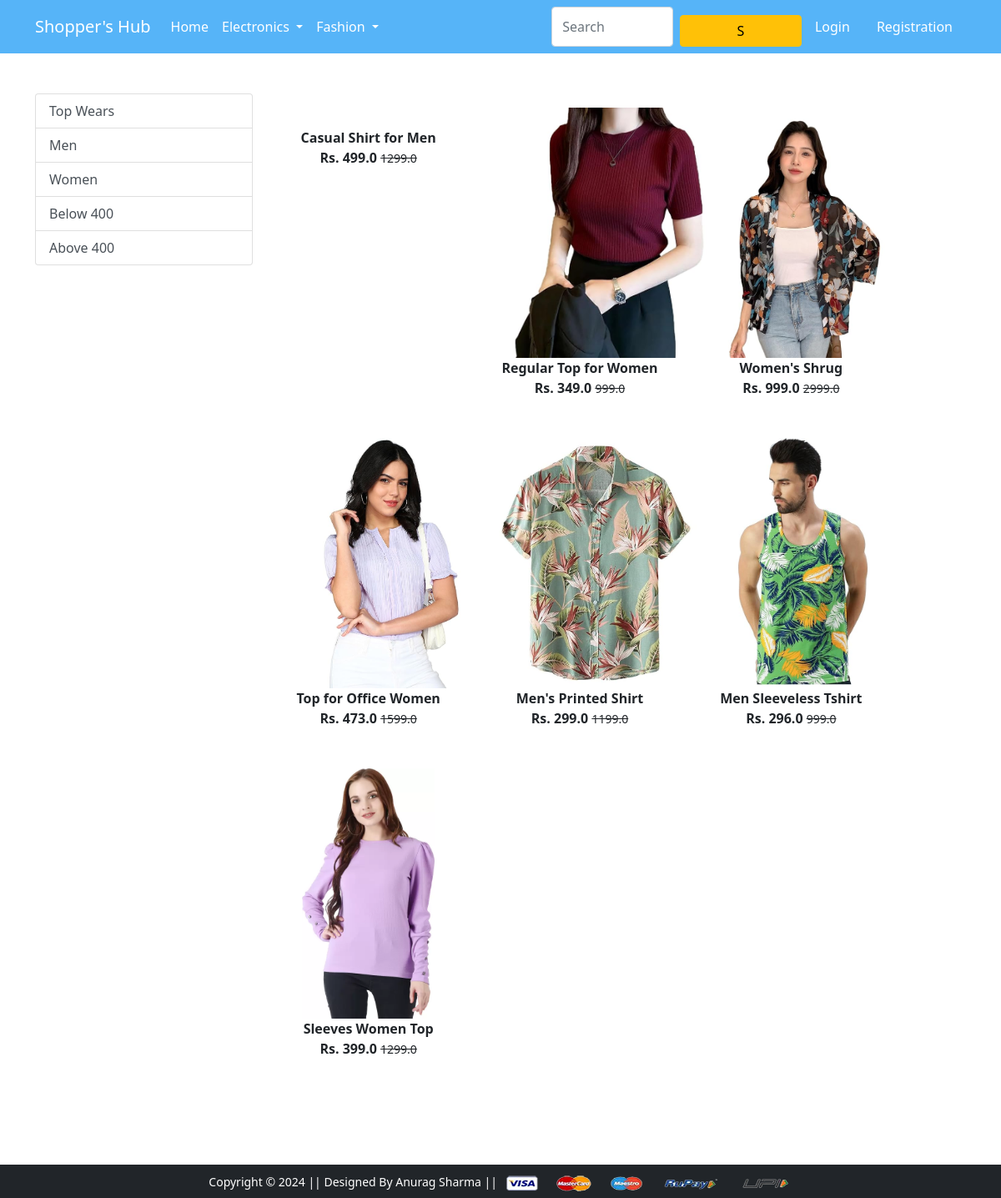
Screenshot of /topwears/ with the database file from the repository.
### app/models.py (models this page shows, shortened)
class Product(models.Model):
    title = models.CharField(max_length=100)
    selling_price = models.FloatField()
    discounted_price = models.FloatField()
    description = models.TextField(default=' ')
    brand = models.CharField(max_length=100)
    category = models.CharField(choices=CATEGORY_CHOICES, max_length=3)
    product_image = models.ImageField(upload_to='productimg')

### app/views.py (the view)
# urls.py: path('topwears/', views.topwears, name='topwears'),
def topwears(request, data=None):
	totalitem = 0
	if data == None:
		topwears = Product.objects.filter(category='TW')
	elif data == 'Men' or data == 'Women':
		topwears = Product.objects.filter(category='TW').filter(brand=data)
	elif data == 'below':
		topwears = Product.objects.filter(category='TW').filter(discounted_price__lt=400)
	elif data == 'above':
		topwears = Product.objects.filter(category='TW').filter(discounted_price__gt=400)
	if request.user.is_authenticated:
			totalitem = len (Cart.objects.filter(user=request.user))
	return render(request, 'app/topwears.html', {'topwears': topwears, 'totalitem':totalitem})

### app/templates/app/topwears.html (shortened to what this page needs)
{% extends 'app/base.html' %}
{% load static %}
{% block main-content %}
<div class="container my-5">
    <div class="row">
     <div class="col-sm-3">
      <div class="list-group">
        <a href="{% url 'topwears' %}" class="list-group-item list-group-item-action" aria-current="true">Top Wears</a>
        <a href="{% url 'topweardata' 'Men'  %}" class="list-group-item list-group-item-action" aria-current="true">Men</a>
        <a href="{% url 'topweardata' 'Women'  %}" class="list-group-item list-group-item-action">Women</a>
        <a href="{% url 'topweardata' 'below'  %}" class="list-group-item list-group-item-action">Below 400</a>
        <a href="{% url 'topweardata' 'above'  %}" class="list-group-item list-group-item-action">Above 400</a>
      </div>
     </div>
     <div class="col-sm-8">
      <div class="row">
       {% for product in topwears %}
        <div class="col-sm-4 text-center mb-4">
         <a href="{% url 'product-detail' product.id %}" class="btn">
          <div class="item">
           <img src="{{product.product_image.url}}" alt="" height="300" class="">
           <div class="fw-bold">{{product.title}}</div>
           <div class="fw-bold">Rs. {{product.discounted_price}} <small class="fw-light text-decoration-line-through">{{product.selling_price}}</small></div>
          </div>
         </a>
        </div>
       {% endfor %}
      </div>
     </div>
    </div>
   </div>
{% endblock main-content %}

### app/static/app/css/style.css (style rules this page uses)
@media screen and (max-width: 1300px) { .btn { width: 100%; margin-top: 10px; } }

### rows the page displays
Product: title "Casual Shirt for Men", discounted_price "499.0", selling_price "1299.0"
Product: product_image (picture), title "Regular Top for Women", discounted_price "349.0", selling_price "999.0"
Product: product_image (picture), title "Women's Shrug", discounted_price "999.0", selling_price "2999.0"
Product: product_image (picture), title "Top for Office Women", discounted_price "473.0", selling_price "1599.0"
Product: product_image (picture), title "Men's Printed Shirt", discounted_price "299.0", selling_price "1199.0"
Product: product_image (picture), title "Men Sleeveless Tshirt", discounted_price "296.0", selling_price "999.0"
Product: product_image (picture), title "Sleeves Women Top", discounted_price "399.0", selling_price "1299.0"
